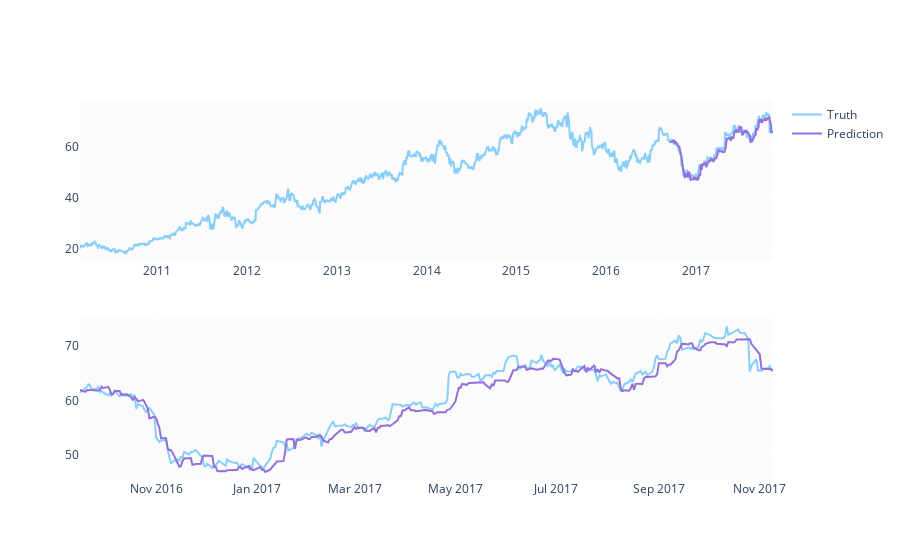

The notebook cell saved with this chart:
### Code cell
predicted_prices = df.loc[test_split_idx+1:].copy()
predicted_prices['Close'] = y_pred

fig = make_subplots(rows=2, cols=1)
fig.add_trace(go.Scatter(x=df.Date, y=df.Close,
                         name='Truth',
                         marker_color='LightSkyBlue'), row=1, col=1)

fig.add_trace(go.Scatter(x=predicted_prices.Date,
                         y=predicted_prices.Close,
                         name='Prediction',
                         marker_color='MediumPurple'), row=1, col=1)

fig.add_trace(go.Scatter(x=predicted_prices.Date,
                         y=y_test,
                         name='Truth',
                         marker_color='LightSkyBlue',
                         showlegend=False), row=2, col=1)

fig.add_trace(go.Scatter(x=predicted_prices.Date,
                         y=y_pred,
                         name='Prediction',
                         marker_color='MediumPurple',
                         showlegend=False), row=2, col=1)

fig.show()

### Figure 1 — Plotly figure (JSON) as saved in the notebook; plotly's stock layout.template omitted (floating-point values rounded to 4 significant figures; data arrays with more than 128 entries replaced by an {"elided": "..."} marker saying what was removed)
{"data": [{"marker": {"color": "LightSkyBlue"}, "name": "Truth", "type": "scatter", "x": {"elided": "1945 str values"}, "xaxis": "x", "y": {"elided": "1945 float values"}, "yaxis": "y"}, {"marker": {"color": "MediumPurple"}, "name": "Prediction", "type": "scatter", "x": {"elided": "291 str values"}, "xaxis": "x", "y": {"elided": "291 float values"}, "yaxis": "y"}, {"marker": {"color": "LightSkyBlue"}, "name": "Truth", "showlegend": false, "type": "scatter", "x": {"elided": "291 str values"}, "xaxis": "x2", "y": {"elided": "291 float values"}, "yaxis": "y2"}, {"marker": {"color": "MediumPurple"}, "name": "Prediction", "showlegend": false, "type": "scatter", "x": {"elided": "291 str values"}, "xaxis": "x2", "y": {"elided": "291 float values"}, "yaxis": "y2"}], "layout": {"xaxis": {"anchor": "y", "domain": [0, 1]}, "xaxis2": {"anchor": "y2", "domain": [0, 1]}, "yaxis": {"anchor": "x", "domain": [0.575, 1]}, "yaxis2": {"anchor": "x2", "domain": [0, 0.425]}}}
